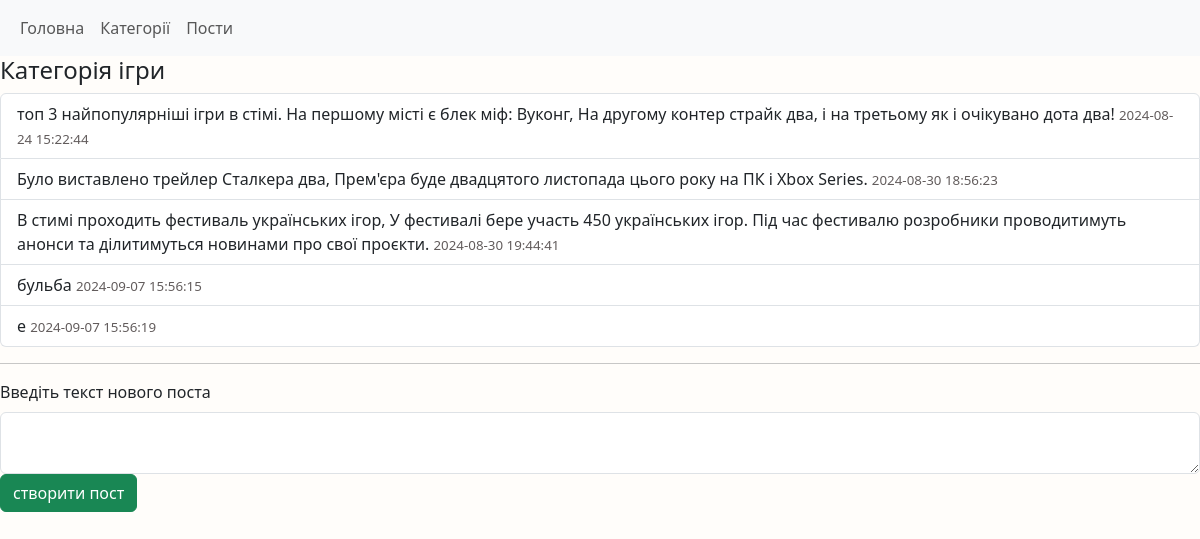
The app's page /post/category/1, older data.
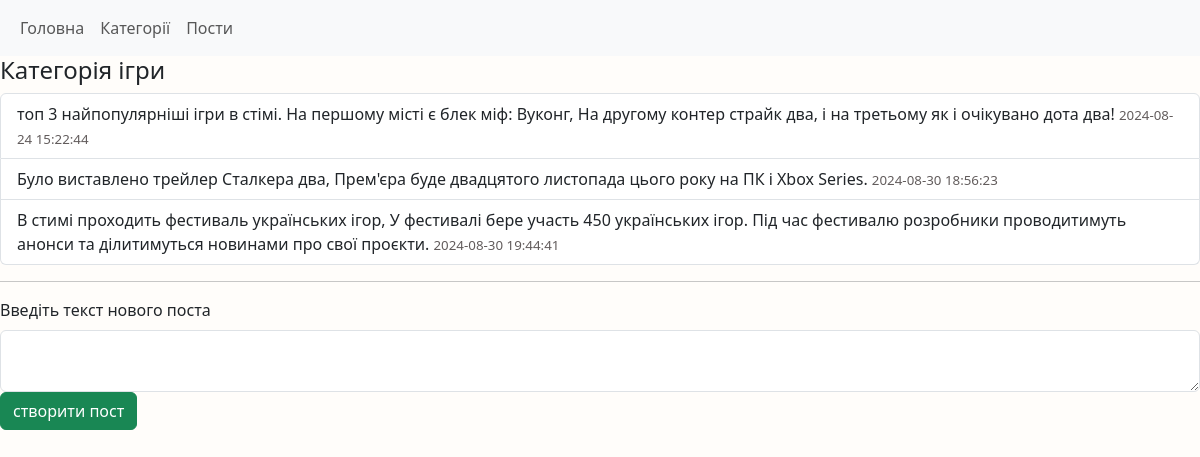
The same page, newer data.
### tables this page shows
CREATE TABLE post (
	id INTEGER PRIMARY KEY AUTOINCREMENT,
	category_id INTEGER NOT NULL,
	text TEXT,
	datetime DATETIME NOT NULL DEFAULT CURRENT_TIMESTAMP,
	
	FOREIGN KEY (category_id) REFERENCES category(id)
);

### main.py (the view)
@app.route('/post/category/<id>', methods =["GET", "POST"])
def all_posts_in_category(id):
    if request.method == "POST":
        post_text = request.form.get("text")
        if len(post_text) > 0:
            db.addPost(id, post_text)
            return redirect(f'/post/category/{id}')
    return render_template("post_in_category.html",
                           posts_list=db.GetPostsInCategory(id),
                           category_name = db.GetCategoriesById(id)[0]
                           )

### db.py (called while the page is built)
def open():
    global conn,cursor
    conn = sqlite3.connect(db_name)
    cursor = conn.cursor()

def close():
    cursor.close()
    conn.close()

def GetPostsInCategory(id):
    open()
    cursor.execute("SELECT * FROM post WHERE category_id == ?", [id])
    result = cursor.fetchall()
    close()
    return result

def GetCategoriesById(id):
    open()
    cursor.execute("SELECT name FROM category WHERE id == ?", [id])
    result = cursor.fetchone()
    close()
    return result

### templates/post_in_category.html
{% extends 'base.html' %}
{% block content %}
<h4>Категорія {{category_name}}</h4>
<div class="posts-lists">
<ul class="list-group">
{% for post in posts_list %}
    <li class="list-group-item">
        {{ post[2] }}
        <span class="date"> {{ post[3] }} </span>
    </li>
{% endfor %}
</ul>
</div>
<hr>
<div class="mb-3">
    <form method="post">
            <label for="text" class="form-label">Введіть текст нового поста</label>
            <textarea type="text" name="text" id="text" class="form-control"></textarea>
            <input type="submit" value="створити пост" class="btn btn-success">
    </form>
</div>
{% endblock %}

Row changes from the older to the newer data that the page shows:
removed post: text "бульба", datetime "2024-09-07 15:56:15"
removed post: text "e", datetime "2024-09-07 15:56:19"
